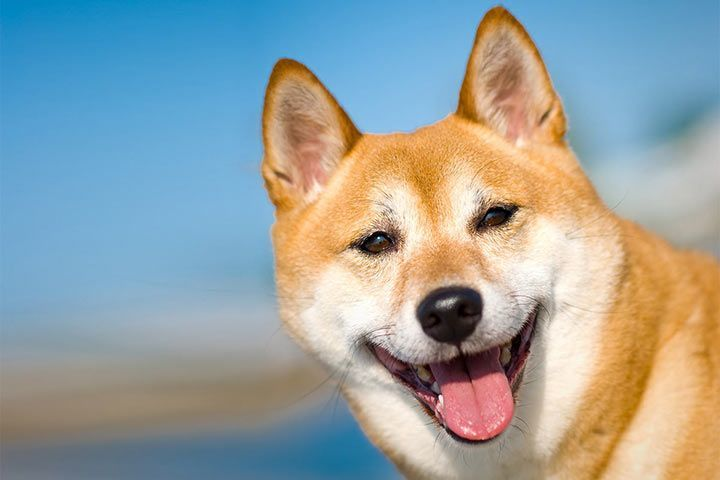
#> input picture src/data/test3.jpg, 720 x 480 px
$ python params.py   (older library calls are emulated)
#> lines starting #> are read from the running program, lines starting #| are printed output that depends on the picture
### src/image_processor.py
from PIL import Image
import numpy as np
from skimage.metrics import structural_similarity as ssim


class ImageProcessor:
    def __init__(self, path=None, new_width=None, new_height=None, mode='RGB'):
        self.path = path

        self.arr = None
        self.new_width = new_width
        self.new_height = new_height
        self.mode = mode

        if path:
            self.load()
        else:
            print('No image provided')

    def load(self):
        """
        Loads an image and resizes it while maintaining aspect ratio. Can load in color (RGB) or grayscale (L).

        Returns:
        - img_array: A numpy array of the resized image.
        """
        with Image.open(self.path) as img:
            # Maintain aspect ratio
#> img is the input picture: PIL image 720x480 RGB; mean R, G, B 151.3, 161.2, 160.8
            aspect_ratio = img.height / img.width
#> aspect_ratio = 0.667
            self.new_height = int(self.new_width * aspect_ratio)
#> self.new_height = 85

            # Resize image
            img_resized = img.resize((self.new_width, self.new_height))
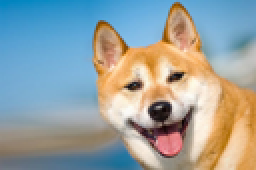
#> img_resized: PIL image 128x85 RGB (shown 2 times larger); mean R, G, B 151.3, 161.2, 160.7

            # Convert to the specified mode if necessary
            if img_resized.mode != self.mode:
                img_resized = img_resized.convert(self.mode)

            self.arr = np.asarray(img_resized)

    # [18 lines left out: functions save, calculate_similarity, not called in this run]

### src/rlwe_concept.py
import numpy as np


class RingLWECrypto:
    def __init__(self, n, q, sigma):
        self.n = n  # Polynomial degree
        self.q = q  # Modulus
        self.sigma = sigma # Gaussian rate
        self.secret_key = self._generate_secret_key()

    def _generate_secret_key(self):
        """Generates a more complex secret key for the Ring-LWE encryption."""
        key_part1 = np.random.randint(0, self.q, self.n)
        key_part2 = np.random.randint(0, self.q, self.n)
        secret_key = (key_part1 + key_part2) % self.q
        return secret_key

    # [10 lines left out: function _add_noise, not called in this run]

    def _polynomial_multiplication(self, a, b):
        """Performs polynomial multiplication under the given modulus."""
        return np.fft.ifft(np.fft.fft(a) * np.fft.fft(b)).real.astype(int) % self.q

    # [39 lines left out: functions encrypt, decrypt, not called in this run]

### src/params.py
from pathlib import Path
from dataclasses import dataclass

from src.rlwe_concept import RingLWECrypto
from src.image_processor import ImageProcessor

BASE_DIR = Path(__file__).resolve().parent


@dataclass
class Params:
    n: int = 128
    q: int = 7681
    sigma: float = 0.2

    mode = 'RGB'

    input_image_path = BASE_DIR / "data/test3.jpg"
    encrypted_output_path = BASE_DIR / "data/encrypted_output.jpg"
    decrypted_output_path = BASE_DIR / "data/decrypted_output.jpg"


params = Params()

# Initialize the Ring-LWE crypto system
crypto = RingLWECrypto(n=params.n, q=params.q, sigma=params.sigma)
image = ImageProcessor(path=params.input_image_path,
                       new_width=params.n, mode=params.mode)

$ run again, with src/data/input.jpg copied over src/data/test3.jpg
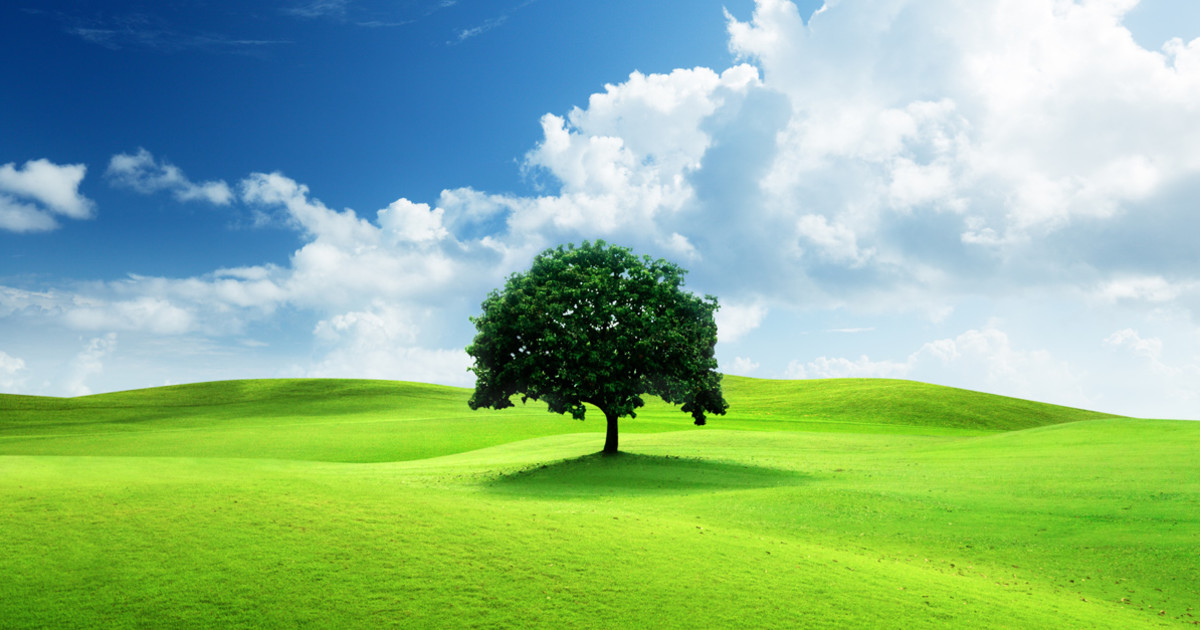
#> input picture src/data/input.jpg, 1200 x 630 px
#> in load, img is the input picture: PIL image 1200x630 RGB; mean R, G, B 139.6, 183.3, 139.7
#> in load, `img_resized = img.resize((self.new_width, self.new_height))`:
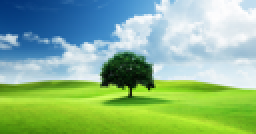
#> img_resized: PIL image 128x67 RGB (shown 2 times larger); mean R, G, B 139.6, 183.3, 139.7

$ run again, with src/data/ouput_v1.jpg copied over src/data/test3.jpg
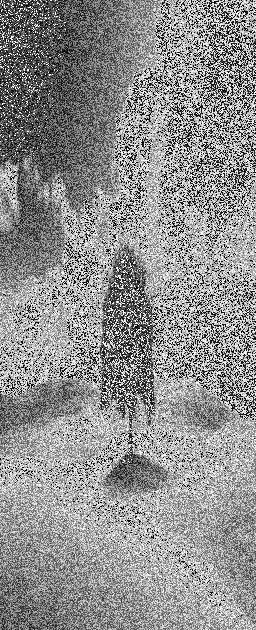
#> input picture src/data/ouput_v1.jpg, 256 x 630 px
#> in load, img is the input picture: PIL image 256x630 L; min 0, max 255, mean 142.7
#> in load, `img_resized = img.resize((self.new_width, self.new_height))`:
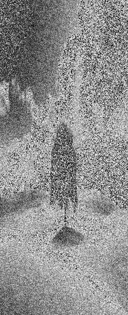
#> img_resized: PIL image 128x315 L; min 10, max 249, mean 142.7
